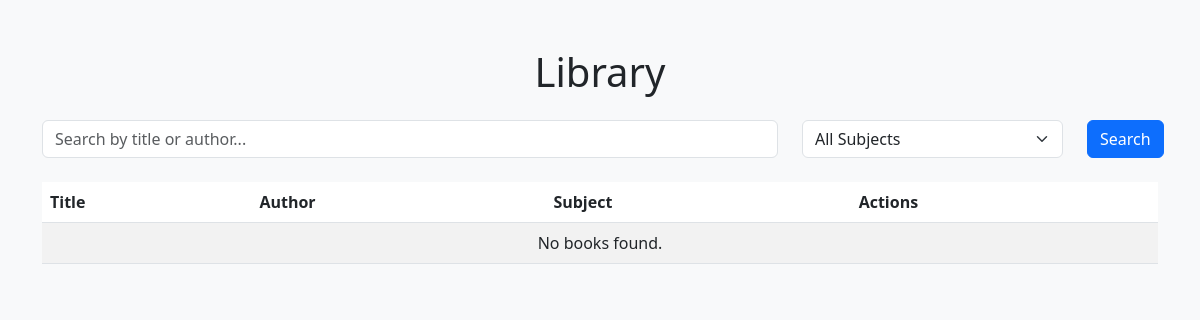
The page /library/ on the database as committed earlier.
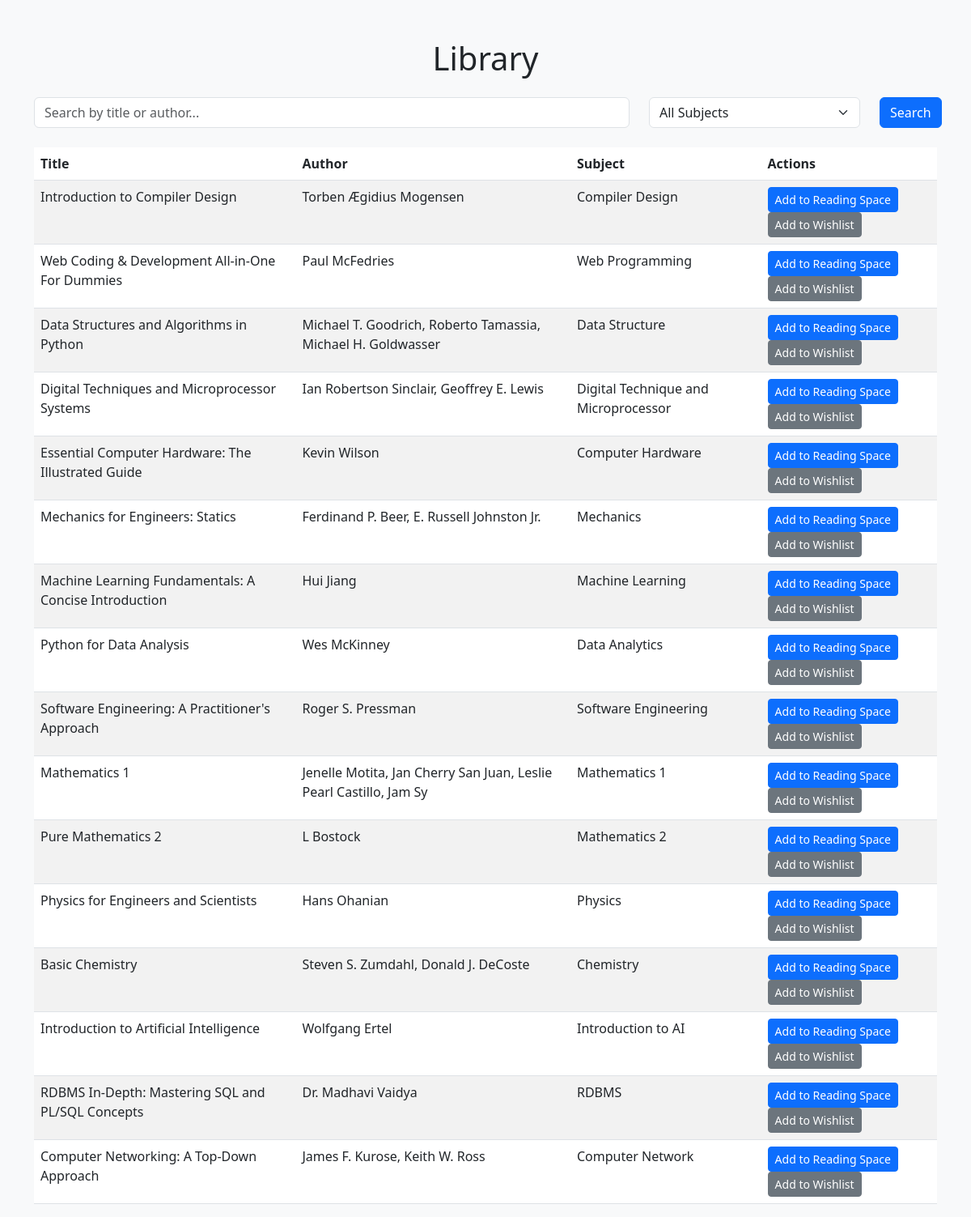
The same page on the database as committed later.
### library/models.py (models this page shows, shortened)
class Book(models.Model):
    SUBJECT_CHOICES = [
        ('compiler_design', 'Compiler Design'),
        ('web_programming', 'Web Programming'),
        ('data_structure', 'Data Structure'),
        ('digital_technique', 'Digital Technique and Microprocessor'),
        ('computer_hardware', 'Computer Hardware'),
        ('mechanics', 'Mechanics'),
        ('machine_learning', 'Machine Learning'),
        ('data_analytics', 'Data Analytics'),
        ('software_engineering', 'Software Engineering'),
        ('maths1', 'Mathematics 1'),
        ('maths2', 'Mathematics 2'),
        ('physics', 'Physics'),
        ('chemistry', 'Chemistry'),
        ('introduction_to_ai', 'Introduction to AI'),
        ('rdbms', 'RDBMS'),
        ('computer_network', 'Computer Network'),
    ]
    title = models.CharField(max_length=200)
    author = models.CharField(max_length=100)
    subject = models.CharField(max_length=50, choices=SUBJECT_CHOICES)
    file = models.FileField(upload_to='books/')  # PDF or e-book file
    description = models.TextField()
    added_on = models.DateTimeField(auto_now_add=True)

### library/views.py (the view)
# urls.py: path('', views.book_list, name='book_list'),
def book_list(request):
    books = Book.objects.all()
    query = request.GET.get('q')
    subject_filter = request.GET.get('subject')
    if query:
        books = books.filter(title__icontains=query) | books.filter(author__icontains=query)
    if subject_filter:
        books = books.filter(subject=subject_filter)
    subjects = Book.SUBJECT_CHOICES
    return render(request, 'library/book_list.html', {'books': books, 'subjects': subjects})

### library/templates/library/book_list.html (shortened to what this page needs)
<!DOCTYPE html>
<html lang="en">
<head>
    <link href="https://cdn.jsdelivr.net/npm/bootstrap@5.3.0/dist/css/bootstrap.min.css" rel="stylesheet">
</head>
<body class="bg-light">
    <div class="container mt-5">
        <h1 class="text-center">Library</h1>
        <form method="get" class="mt-4">
            <div class="row">
                <div class="col-md-8">
                    <input type="text" name="q" class="form-control" placeholder="Search by title or author..." value="{{ request.GET.q }}">
                </div>
                <div class="col-md-3">
                    <select name="subject" class="form-select">
                        <option value="">All Subjects</option>
                    </select>
                </div>
                <div class="col-md-1">
                    <button type="submit" class="btn btn-primary">Search</button>
                </div>
            </div>
        </form>
        <table class="table table-striped mt-4">
            <thead>
                <tr>
                    <th>Title</th>
                    <th>Author</th>
                    <th>Subject</th>
                    <th>Actions</th>
                </tr>
            </thead>
            <tbody>
                {% for book in books %}
                <tr>
                    <td>{{ book.title }}</td>
                    <td>{{ book.author }}</td>
                    <td>{{ book.get_subject_display }}</td>
                    <td>
                        <a href="#" class="btn btn-sm btn-primary">Add to Reading Space</a>
                        <a href="#" class="btn btn-sm btn-secondary">Add to Wishlist</a>
                    </td>
                </tr>
                {% empty %}
                <tr>
                    <td colspan="4" class="text-center">No books found.</td>
                </tr>
                {% endfor %}
            </tbody>
        </table>
    </div>
</body>
</html>

Rows that differ between the two databases and show on the page:
added Book: title "Introduction to Compiler Design", author "Torben Ægidius Mogensen", subject "Compiler Design"
added Book: title "Web Coding & Development All-in-One For Dummies", author "Paul McFedries", subject "Web Programming"
added Book: title "Data Structures and Algorithms in Python", author "Michael T. Goodrich, Roberto Tamassia, Michael H. Goldwasser", subject "Data Structure"
added Book: title "Digital Techniques and Microprocessor Systems", author "Ian Robertson Sinclair, Geoffrey E. Lewis", subject "Digital Technique and Microprocessor"
added Book: title "Essential Computer Hardware: The Illustrated Guide", author "Kevin Wilson", subject "Computer Hardware"
added Book: title "Mechanics for Engineers: Statics", author "Ferdinand P. Beer, E. Russell Johnston Jr.", subject "Mechanics"
added Book: title "Machine Learning Fundamentals: A Concise Introduction", author "Hui Jiang", subject "Machine Learning"
added Book: title "Python for Data Analysis", author "Wes McKinney", subject "Data Analytics"
added Book: title "Software Engineering: A Practitioner's Approach", author "Roger S. Pressman", subject "Software Engineering"
added Book: title "Mathematics 1", author "Jenelle Motita, Jan Cherry San Juan, Leslie Pearl Castillo, Jam Sy", subject "Mathematics 1"
added Book: title "Pure Mathematics 2", author "L Bostock", subject "Mathematics 2"
added Book: title "Physics for Engineers and Scientists", author "Hans Ohanian", subject "Physics"
added Book: title "Basic Chemistry", author "Steven S. Zumdahl, Donald J. DeCoste", subject "Chemistry"
added Book: title "Introduction to Artificial Intelligence", author "Wolfgang Ertel", subject "Introduction to AI"
added Book: title "RDBMS In-Depth: Mastering SQL and PL/SQL Concepts", author "Dr. Madhavi Vaidya", subject "RDBMS"
added Book: title "Computer Networking: A Top-Down Approach", author "James F. Kurose, Keith W. Ross", subject "Computer Network"
Other text that changed with them:
text no longer shown: "No books found."
